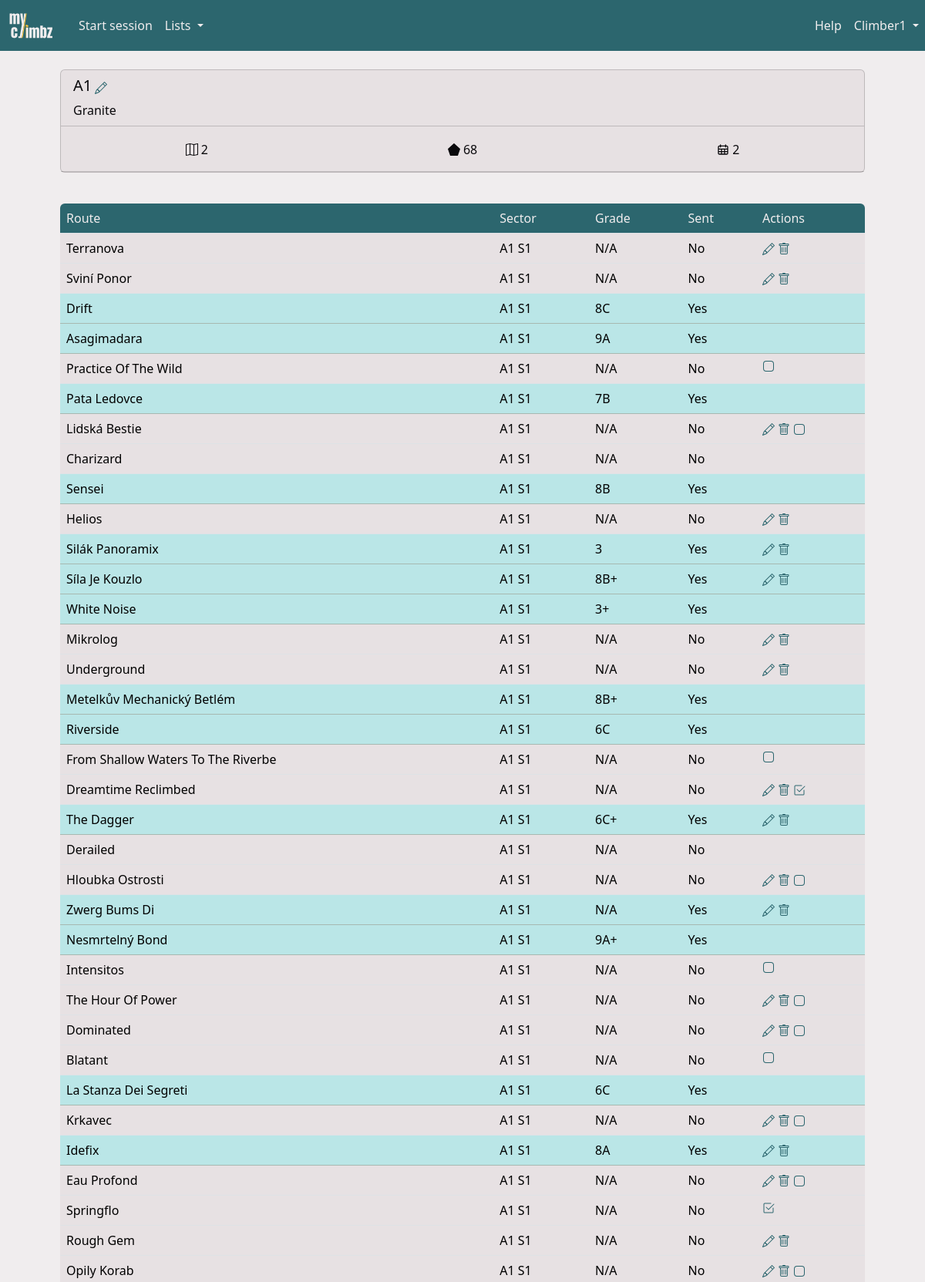
Page /area/1 (signed in, upper part) on the committed database.
### myclimbz/models/climber.py (models this page shows, shortened)
class Climber(db.Model, UserMixin):
    id = db.Column(db.Integer, primary_key=True)
    role = db.Column(db.Integer, nullable=False, default=0)
    email = db.Column(db.String(200), nullable=False, unique=True)
    password = db.Column(db.String(200), nullable=False)
    name = db.Column(db.String(200), nullable=False)
    birthdate = db.Column(db.Date, nullable=True)
    year_started_climbing = db.Column(db.Integer, nullable=True)
    height = db.Column(db.Integer, nullable=True)
    ape_index = db.Column(db.Integer, nullable=True)
    grade_scale = db.Column(db.String(10), nullable=False, default="font")
    sessions = db.relationship("Session", backref="climber", cascade="all, delete")
    opinions = db.relationship("Opinion", backref="climber", cascade="all, delete")
    routes = db.relationship("Route", backref="creator")
    sectors = db.relationship("Sector", backref="creator")
    areas = db.relationship("Area", backref="creator")
    projects = db.relationship(
        "Route",
        secondary=climber_projects,
        backref=db.backref("climbers", lazy="dynamic"),
    )

### myclimbz/models/area.py (models this page shows, shortened)
class Area(db.Model):
    id = db.Column(db.Integer, primary_key=True)
    name = db.Column(db.String(100), nullable=False, unique=True)
    comment = db.Column(db.Text)
    link = db.Column(db.String(300))
    created_by = db.Column(db.Integer, db.ForeignKey("climber.id"), nullable=False)
    rock_type_id = db.Column(db.Integer, db.ForeignKey("rock_type.id"))
    rock_type = db.relationship("RockType", backref="climbing_areas")
    sessions = db.relationship("Session", backref="area", cascade="all, delete")
    sectors = db.relationship("Sector", backref="area", cascade="all, delete")
    @property
    def n_routes(self) -> int:
        return sum(len(sector.routes) for sector in self.sectors)

### myclimbz/models/rock_type.py (models this page shows)
class RockType(db.Model):
    id = db.Column(db.Integer, primary_key=True)
    name = db.Column(db.String(100), nullable=False)

### myclimbz/models/route.py (models this page shows, shortened)
class Route(db.Model):
    id = db.Column(db.Integer, primary_key=True)
    name = db.Column(db.String(200), nullable=False)
    created_by = db.Column(db.Integer, db.ForeignKey("climber.id"), nullable=False)
    latitude = db.Column(db.Float)
    longitude = db.Column(db.Float)
    comment = db.Column(db.Text)
    link = db.Column(db.String(300))
    sit_start = db.Column(db.Boolean, nullable=False, default=False)
    height = db.Column(db.Float, db.CheckConstraint("height >= 1"))
    inclination = ConstrainedInteger("inclination", -50, 90)
    sector_id = db.Column(db.Integer, db.ForeignKey("sector.id"))
    climbs = db.relationship("Climb", backref="route", cascade="all, delete")
    opinions = db.relationship("Opinion", backref="route", cascade="all, delete")
    UniqueConstraint(name, sector_id, name="unique_route_name_in_sector")
    def sent_by(self, climber_id: int) -> bool:
        return any(
            climb.sent
            for climb in self.climbs
            if climb.session.climber_id == climber_id
        )
    @property
    def sent(self) -> bool:
        return self.sent_by(current_user.id)
    @property
    def tried(self) -> bool:
        return any(
            climb.n_attempts > 0
            for climb in self.climbs
            if climb.session.climber_id == current_user.id
        )
    @property
    def is_project(self) -> bool:
        return self in current_user.projects
    def opinion_from(self, climber_id: int) -> Opinion:
        return Opinion.query.filter_by(route_id=self.id, climber_id=climber_id).first()
    @property
    def opinion(self):
        return self.opinion_from(current_user.id)
    @property
    def consensus_level(self) -> int:
        level_counts = Counter(op.grade.level for op in self.opinions if op.grade)
        return level_counts.most_common(1)[0][0] if level_counts else None
    @property
    def consensus_grade(self) -> Grade:
        return Grade.query.filter_by(level=self.consensus_level).first()
    @property
    def grade(self) -> Grade:
        return self.opinion.grade if self.opinion else self.consensus_grade

### myclimbz/models/sector.py (models this page shows, shortened)
class Sector(db.Model):
    id = db.Column(db.Integer, primary_key=True)
    name = db.Column(db.String(200), nullable=False)
    created_by = db.Column(db.Integer, db.ForeignKey("climber.id"), nullable=False)
    area_id = db.Column(db.Integer, db.ForeignKey("area.id"))
    routes = db.relationship("Route", backref="sector", cascade="all, delete")
    comment = db.Column(db.Text)
    UniqueConstraint(name, area_id, name="unique_sector_name_in_area")

### myclimbz/models/grade.py (models this page shows, shortened)
class Grade(db.Model):
    id = db.Column(db.Integer, primary_key=True)
    level = db.Column(db.Integer, nullable=False)
    font = db.Column(db.String(10), nullable=False)
    hueco = db.Column(db.String(10), nullable=False)
    @property
    def user_grade(self) -> str:
        return self.font if current_user.grade_scale == "font" else self.hueco

### myclimbz/blueprints/areas/routes.py (the view)
@areas.route
@areas.route("/area/<int:area_id>")
def page_area(area_id: int) -> str:
    area = Area.query.get(area_id)
    return render("area.html", title=area.name, area=area)

### myclimbz/models/climber.py (called while the page is built)
@login_manager.user_loader
def load_climber(climber_id: int) -> Climber:
    return Climber.query.get(int(climber_id))

### run.py (called while the page is built, shortened)
@app.before_request
def check_request_validity():
    if not request.endpoint:
        return
    elif request.endpoint == "climbers.login" or "static" in request.endpoint:
        return
    elif not current_user.is_authenticated:
        return redirect(url_for("climbers.login"))

### myclimbz/templates/area.html (shortened to what this page needs)
{% import "macros.html" as macros %}
{% extends "main.html" %}
{% block content %}
<div class="container px-0 px-md-5 py-0 py-md-4">
    {% if area.created_by == user_id  or user_role == 1 %}
    {% set actions = [
        { "icon": "edit", "url": url_for('areas.edit_area', area_id=area.id) },
    ] %}
    {% else %}
    {% set actions = [] %}
    {% endif %}
    {{ macros.card({
        "header": {
            "title": area.name,
            "title_actions": actions,
            "subtitle": area.rock_type.name,
        },
        "body": {
            "facts": [
                {"icon": "n_sectors", "value": area.sectors | length, "unit": ""},
                {"icon": "n_boulders", "value": area.n_routes, "unit": ""},
                {"icon": "n_sessions", "value": area.sessions | length, "unit": ""},
            ],
            "list": [
                {"value": area.comment if area.comment else ""},
            ]
        }
    }) }}
</div>
<div class="container px-0 px-md-5">
    <table id="content_table" class="table table-hover" data-sort-col="0" data-sort-order="asc">
        <thead>
            <tr>
                <th>Route</th>
                <th>Sector</th>
                <th>Grade</th>
                <th>Sent</th>
                <th data-sortable="false">Actions</th>
            </tr>
        </thead>
        <tbody>
            {% for sector in area.sectors %}
            {% for route in sector.routes %}
            {% if route.sent %}
            {% set sent = "Yes" %}
            {% else %}
            {% set sent = "No" %}
            {% endif %}
            {% set onclick = "window.location=\"" + url_for('routes.page_route', route_id=route.id) + "\"" %}
            {% if sent == "Yes" %}
            <tr class="table-success">
                {% else %}
            <tr>
                {% endif %}
                <td onclick={{ onclick }}>{{ route.name }}</td>
                <td onclick={{ onclick }}>{{ route.sector.name }}</td>
                <td onclick={{ onclick }} data-order="{{ route.grade.level + 1 if route.grade else 0 }}">
                    {{ route.grade.user_grade if route.grade else 'N/A' }}
                </td>
                <td onclick={{ onclick }}>{{ sent }}</td>
                <td>
                    {% if route.created_by == user_id or user_role == 1 %}
                    <a href="{{ url_for('routes.edit_route', route_id=route.id) }}">
                    </a>
                    <a href="{{ url_for('routes.delete_route', route_id=route.id) }}" onclick="return confirm('Are you sure you want to delete this route?');">
                    </a>
                    {% endif %}
                    {% if not route.tried %}
                    {% if not route.is_project %}
                    <a href="{{ url_for('climbers.add_project', route_id=route.id) }}">
                        {% include 'icons/is_not_project.html' %}
                    </a>
                    {% else %}
                    <a href="{{ url_for('climbers.delete_project', route_id=route.id) }}">
                    </a>
                    {% endif %}
                    {% endif %}
                </td>
            </tr>
            {% endfor %}
            {% endfor %}
        </tbody>
    </table>
</div>
{% endblock content %}

### myclimbz/templates/macros.html (shortened to what this page needs)
{% macro card(data) %}
<div class="card mb-3">
    <div class="card-header">
        <div class="row">
            <div class="col-sm">
                <h5 class="card-title" style="display: inline-block">{{ data['header']['title'] }}</h5>
                {% if data['header']['title_actions'] %}
                {% for action in data['header']['title_actions'] %}
                {% if action['icon'] == 'delete' %}
                <a href="{{ action['url'] }}"  onclick="return confirm('Are you sure you want to delete this?');">
                {% else %}
                <a href="{{ action['url'] }}">
                {% endif %}
                </a>
                {% endfor %}
                {% endif %}
            </div>
            {% if data['header']['subtitle'] %}
                <span>{{ data['header']['subtitle'] }}</span>
            {% endif %}
        </div>
    </div>
    {% if data['body']['facts'] %}
    <div class="card-body">
        <div class="row">
            {% for fact in data['body']['facts'] %}
            <div class="col text-center" style="padding: 0">
                <span style="vertical-align: middle; display: inline-block;">
                </span>
                <span style="vertical-align: middle; display: inline-block;">
                    {% if fact['value'] is none %}
                        N/A
                    {% elif fact['value'] is float and fact['value'] % 1 == 0 %}
                        {{ fact['value']|int }}{{ fact['unit'] }}
                    {% else %}
                        {{ (fact['value']) }}{{ fact['unit'] }}
                    {% endif %}
                </span>
            </div>
            {% endfor %}
        </div>
    </div>
    {% endif %}
    {% if data['body']['list'] %}
    <ul class="list-group list-group-flush">
    </ul>
    {% endif %}
</div>
{% endmacro %}

### myclimbz/templates/main.html (shortened to what this page needs)
<html>
<head>
    <link href="https://cdn.jsdelivr.net/npm/bootstrap@5.3.2/dist/css/bootstrap.min.css" rel="stylesheet"
>
    <link href="{{ url_for('static', filename='css/colors.css') }}" rel="stylesheet" type="text/css">
    <link rel="stylesheet" type="text/css" href="https://cdnjs.cloudflare.com/ajax/libs/noUiSlider/15.8.1/nouislider.css" />
    <link href="https://cdn.jsdelivr.net/npm/simple-datatables@latest/dist/style.css" rel="stylesheet" type="text/css">
</head>
<body>
    <nav class="navbar navbar-expand-lg">
        {% if not is_form %}
        <a class="navbar-brand" href="{{ url_for('home.page_home') }}" style="padding-left: 10px;">
            <img src="{{ url_for('static', filename='images/logo-transparent.svg') }}" width="60" height="40" class="d-inline-block align-top" alt="">
        </a>
        <div class="collapse navbar-collapse ps-2" id="navbarSupportedContent">
            <ul class="navbar-nav me-auto mb-2 mb-md-0">
                {% if open_session %}
                {% if not open_session.is_project_search %}
                <li><a id="add_videos" class="nav-link" href="{{ url_for('videos.add_videos') }}">Add videos</a></li>
                {% endif %}
                <li><a id="add_climb" class="nav-link" href="{{ url_for('climbs.add_climb') }}">Add climb</a></li>
                <li>
                    <a id="stop_session" class="nav-link" href="{{ url_for('sessions.stop_session') }}">
                        Stop
                        {% if open_session.is_project_search %}
                        project search
                        {% else %}
                        session
                        {% endif %}
                    </a>
                </li>
                {% else %}
                <li class="nav-item">
                    <a id="start_session" class="nav-link" href="{{ url_for('sessions.add_session') }}">Start session</a>
                </li>
                {% endif %}
                <li class="nav-item dropdown">
                    <a class="nav-link dropdown-toggle" href="#" role="button" data-bs-toggle="dropdown"
                        aria-expanded="false">
                        Lists
                    </a>
                </li>
            </ul>
            <ul class="navbar-nav ms-md-auto mb-2 mb-md-0">
                <li class="nav-item">
                    <a class="nav-link" href="{{ url_for('home.guide') }}">Help</a>
                </li>
                <li class="nav-item dropdown">
                    <a class="nav-link dropdown-toggle" href="#" role="button" data-bs-toggle="dropdown"
                        aria-expanded="false">
                        {{ username }}
                    </a>
                </li>
            </ul>
        </div>
        {% else %}
        <a class="navbar-brand" href="{{ url_for('home.cancel_form') }}" style="padding-left: 10px;">
            <img src="{{ url_for('static', filename='images/logo-transparent.svg') }}" width="60" height="40" class="d-inline-block align-top" alt="">
        </a>
        {% endif %}
    </nav>
    {%block content %}{% endblock %}
</body>
</html>

### myclimbz/templates/icons/is_not_project.html
<svg xmlns="http://www.w3.org/2000/svg" width="16" height="16" fill="currentColor" class="bi bi-app"
  viewBox="0 0 16 16">
  <path
    d="M11 2a3 3 0 0 1 3 3v6a3 3 0 0 1-3 3H5a3 3 0 0 1-3-3V5a3 3 0 0 1 3-3zM5 1a4 4 0 0 0-4 4v6a4 4 0 0 0 4 4h6a4 4 0 0 0 4-4V5a4 4 0 0 0-4-4z" />
</svg>

### myclimbz/static/css/colors.css (style rules this page uses)
:root { --color-yellow: #FFC53D; --color-yellow-100: #fff0c6; --color-yellow-200: #ffdf88; --color-yellow-300: #FFC53D; --color-yellow-400: #ffb320; --color-yellow-500: #f98f07; --color-yellow-600: #dd6902; --color-yellow-700: #b74806; --color-yellow-800: #94360c; --color-yellow-900: #7a2e0d; --color-yellow-950: #461602; --color-green: #2C666E; --color-green-50: #f1faf9; --color-green-100: #daf3f3; --color-green-200: #bae6e7; --color-green-300: #8ad4d6; --color-green-400: #53b9bd; --color-green-500: #379da3; --color-green-600: #318089; --color-green-700: #2C666E; --color-green-800: #2c575e; --color-green-900: #284a51; --color-green-950: #163036; --color-white: #F0EDEE; --color-white-50: #f9f7f8; --color-white-100: #F0EDEE; --color-white-200: #e7e1e3; --color-white-300: #d5cccf; --color-white-400: #bbaeb2; --color-white-500: #a29197; --color-white-600: #8a787e; --color-white-700: #726368; --color-white-800: #605458; --color-white-900: #53494c; --color-white-950: #2a2527; --color-gray: #6c757d; --color-black: #0A090C; }
body { background-color: var(--color-white); }
a { text-decoration: none; color: var(--color-green); }
.card, .list-group-item, .dropdown-menu { background-color: var(--color-white-200); color: var(--color-black); }
.card-header { background-color: var(--color-white-darker); }
.navbar { background-color: var(--color-green); color: var(--color-white); }
.navbar-brand { color: var(--color-yellow); }
.nav-link, .nav-link:focus { color: var(--color-white); }
.table thead th:first-child { border-top-left-radius: var(--bs-border-radius); }
.table thead th:last-child { border-top-right-radius: var(--bs-border-radius); }
.table td { background-color: var(--color-white-200); }
.table-success td { background-color: var(--color-green-200) !important; }
.table thead { background-color: var(--color-green); color: var(--color-white); font-weight: normal; }
.table thead th { background-color: transparent; color: inherit; font-weight: normal; }

### rows in the picture
Climber: name "Climber1"
Area: header "A1"
RockType: header.subtitle "Granite"
Route: name "Terranova", sector.name "A1 S1", grade "N/A", sent "No"
Route: name "Sviní Ponor", sector.name "A1 S1", grade "N/A", sent "No"
Route: name "Drift", sector.name "A1 S1", grade "8C", sent "Yes"
Route: name "Asagimadara", sector.name "A1 S1", grade "9A", sent "Yes"
Route: name "Practice Of The Wild", sector.name "A1 S1", grade "N/A", sent "No"
Route: name "Pata Ledovce", sector.name "A1 S1", grade "7B", sent "Yes"
Route: name "Lidská Bestie", sector.name "A1 S1", grade "N/A", sent "No"
Route: name "Charizard", sector.name "A1 S1", grade "N/A", sent "No"
Route: name "Sensei", sector.name "A1 S1", grade "8B", sent "Yes"
Route: name "Helios", sector.name "A1 S1", grade "N/A", sent "No"
Route: name "Silák Panoramix", sector.name "A1 S1", grade "3", sent "Yes"
Route: name "Síla Je Kouzlo", sector.name "A1 S1", grade "8B+", sent "Yes"
Route: name "White Noise", sector.name "A1 S1", grade "3+", sent "Yes"
Route: name "Mikrolog", sector.name "A1 S1", grade "N/A", sent "No"
Route: name "Underground", sector.name "A1 S1", grade "N/A", sent "No"
Route: name "Metelkův Mechanický Betlém", sector.name "A1 S1", grade "8B+", sent "Yes"
Route: name "Riverside", sector.name "A1 S1", grade "6C", sent "Yes"
Route: name "From Shallow Waters To The Riverbe", sector.name "A1 S1", grade "N/A", sent "No"
Route: name "Dreamtime Reclimbed", sector.name "A1 S1", grade "N/A", sent "No"
Route: name "The Dagger", sector.name "A1 S1", grade "6C+", sent "Yes"
Route: name "Derailed", sector.name "A1 S1", grade "N/A", sent "No"
Route: name "Hloubka Ostrosti", sector.name "A1 S1", grade "N/A", sent "No"
Route: name "Zwerg Bums Di", sector.name "A1 S1", grade "N/A", sent "Yes"
Route: name "Nesmrtelný Bond", sector.name "A1 S1", grade "9A+", sent "Yes"
Route: name "Intensitos", sector.name "A1 S1", grade "N/A", sent "No"
Route: name "The Hour Of Power", sector.name "A1 S1", grade "N/A", sent "No"
Route: name "Dominated", sector.name "A1 S1", grade "N/A", sent "No"
Route: name "Blatant", sector.name "A1 S1", grade "N/A", sent "No"
Route: name "La Stanza Dei Segreti", sector.name "A1 S1", grade "6C", sent "Yes"
Route: name "Krkavec", sector.name "A1 S1", grade "N/A", sent "No"
Route: name "Idefix", sector.name "A1 S1", grade "8A", sent "Yes"
Route: name "Eau Profond", sector.name "A1 S1", grade "N/A", sent "No"
Route: name "Springflo", sector.name "A1 S1", grade "N/A", sent "No"
Route: name "Rough Gem", sector.name "A1 S1", grade "N/A", sent "No"
Route: name "Opily Korab", sector.name "A1 S1", grade "N/A", sent "No"

### other values in the picture
{{ (fact['value']) }} "2" "68" "2"
